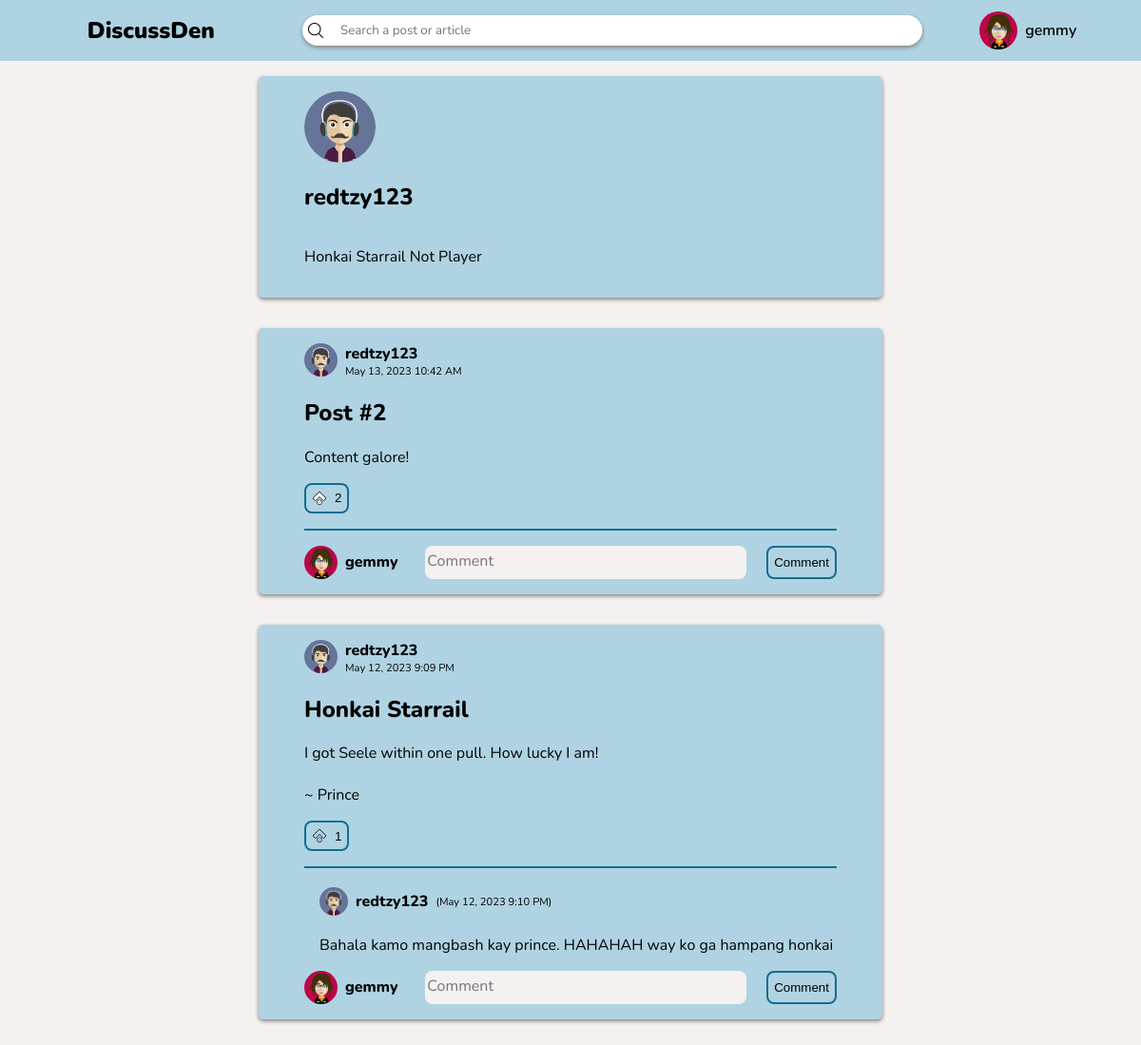
Screenshot of /profile-visit.php?user_id=2 (signed in) with the database file from the repository.
### tables this page shows
CREATE TABLE users (user_id INTEGER PRIMARY KEY AUTOINCREMENT, username TEXT UNIQUE NOT NULL, password TEXT NOT NULL, recent_searches, description TEXT DEFAULT "The user does not have a description" NOT NULL, profile_src TEXT DEFAULT black NOT NULL ON CONFLICT REPLACE);

CREATE TABLE posts (id INTEGER PRIMARY KEY AUTOINCREMENT NOT NULL UNIQUE, user_id INTEGER REFERENCES users (user_id) NOT NULL, title TEXT NOT NULL, content TEXT NOT NULL, date, likes);

CREATE TABLE comments (comment_id INTEGER PRIMARY KEY AUTOINCREMENT UNIQUE NOT NULL, post_id INTEGER REFERENCES posts (id) ON DELETE NO ACTION NOT NULL, name TEXT, content TEXT NOT NULL, date);

### profile-visit.php (the view, shortened to what this page needs)
<!DOCTYPE html>
<html lang="en">
<head>
    <link rel="stylesheet" href="header.css">
    <link rel="stylesheet" href="post-boxes.css">
    <link rel="stylesheet" href="profile.css">
</head>
<body>
    <?php
        include "header.php";
        $stmt = $db -> prepare('SELECT * FROM users WHERE user_id = :user');
        $stmt -> bindParam(':user', $_GET['user_id']);
        $stmt -> execute();
        $user = $stmt -> fetch(PDO::FETCH_ASSOC);
        $user_name = $user['username'];
        $user_description = $user['description']
    ?>
    <section class="post-section" id="main-profile">
        <div class="post-container">
            <svg width=75 height=75>
                <defs>
                    <clipPath id="avatar-clip" clipPathUnits="objectBoundingBox" >
                        <circle cx=0.5 cy=0.5 r=0.5 />
                    </clipPath>
                </defs>
                <image href="<?php echo $user['profile_src'] ?>" width=100% height=100% clip-path="url(#avatar-clip)" />
            </svg>
            <h2 class="username"><?php echo $user_name ?></h2>
            <p id="description"><?php echo $user_description ?></p>
        </div>
        <?php
        $stmt = $db -> prepare('SELECT * FROM posts WHERE user_id = :user');
        $stmt -> bindParam(':user', $_GET['user_id']);
        $stmt -> execute();
        $posts = $stmt -> fetchAll(PDO::FETCH_ASSOC);
        foreach (array_reverse($posts) as $post) {
            $stmt = $db -> prepare('SELECT * FROM users WHERE user_id = :userID');
            $stmt -> bindParam(':userID', $post['user_id'], PDO::PARAM_INT);
            $stmt -> execute();
            $post_user = $stmt -> fetch(PDO::FETCH_ASSOC);
            echo    '<div class="post-container">
                        <div class="post-user">
                            <svg width=35 height=35>
                                <image href="' . $post_user['profile_src'] . '" x=0 y=0 width=35 height=35 clip-path="url(#avatar-clip)" />
                            </svg>
                            <h4 class="username">' . $post_user['username'] . '</h4>
                            <p>' . $post['date'] . '</p>
                        </div>
                        <div class="post-content">
                            <h2>' . $post['title'] . '</h2>
                            <p>' . $post['content'] . '</p>';
            if (isset($_SESSION['username'])) {
                echo '<button class="like" data-id="' . $post['id'] . '">';
                if (($likes = json_decode($post['likes'])) !== NULL) {
                    echo '<p class="likes">' . count(json_decode($post['likes'])) . '</p>';
                }
                    echo '<img class="like-state" ';
                        if(!((array_search($_SESSION['username'], json_decode($post['likes']))) === false)) {
                            echo 'src="img/upvote-filled.png"';
                        } else {
                            echo 'src="img/upvote-nofill.png"';
                        }
                    echo '/>
                </button>';
            } else {
                echo '<button disabled>Like</button>';
            }
            echo '</div><hr>';
            $stmt = $db -> prepare('SELECT * FROM comments WHERE post_id = :post_id');
            $stmt -> bindParam(':post_id', $post['id'], PDO::PARAM_INT);
            $stmt -> execute();
            $comments = $stmt -> fetchAll(PDO::FETCH_ASSOC);
            foreach ($comments as $comment) {
                $stmt = $db -> prepare('SELECT * FROM users WHERE username = :user');
                $stmt -> bindParam(':user', $comment['name'], PDO::PARAM_STR);
                $stmt -> execute();
                $comment_user = $stmt -> fetch(PDO::FETCH_ASSOC);
                echo    '<div class="comment-container">
                            <div>
                                <svg width=30 height=30>
                                    <image href="' . $comment_user['profile_src'] . '" width=100% height=100% clip-path="url(#avatar-clip)" />
                                </svg>';
                                echo '<h4 class="username">' . $comment['name'] . '</h4>';
                                echo '<p>(' . $comment['date'] . ')</p>
                            </div>
                            <p>' . $comment['content'] . '</p>
                        </div>';
            }
            echo '
                    <form class="comment-box">
                        <input type="hidden" name="post_id" value="' . $post['id'] . '">
                ';
            if (isset($_SESSION['username'])) {
                echo '
                        <input type="hidden" name="username" value="' . $_SESSION['username'] . '">
                        <div>
                            <svg width=35 height=35>
                                <image href="' . $user_profile . '" width=100% height=100% clip-path="url(#avatar-clip)" />
                            </svg>
                            <h4 class="username">' . $_SESSION['username'] . '</h4>
                        </div>
                        <textarea name="comment" placeholder="Comment"></textarea>
                        <input type="submit" value="Comment">
                        ';
            } else {
                echo '
                        <input type="hidden" name="username" value="Anonymous">
            '; }
            echo '</form></div>';
        }
    ?>
    </section>
</body>
</html>

### header.css (style rules this page uses)
body { background-color: var(--color-4); margin: 0; overflow-y: overlay; }

### post-boxes.css (style rules this page uses)
.post-section { width: calc(100% - 30rem); display: flex; flex-direction: column; margin-inline: auto; margin-bottom: 2rem; }
.post-container { background-color: var(--color-3); display: flex; flex-direction: column; position: relative; margin: 2rem 2rem 0; padding: 1rem 3rem; border-radius: 0.3rem; box-shadow: 0 2px 4px 0 gray; font-family: var(--font); overflow-x: hidden; }
h4.username { margin: 0; margin-inline: 0.5rem; }
.post-container hr { border: none; width: 100%; height: 2px; background-color: var(--color-1); margin-block: 1rem; }
.post-user { display: grid; grid-template-rows: auto auto; grid-template-columns: auto auto; width: fit-content; }
.post-user * { grid-column: 2; margin: 0; }
.post-user svg { grid-column: 1; grid-row: 1 / span 2; }
.post-user p { font-size: 0.7rem; margin-left: 0.5rem; }
button.like { display: flex; flex-direction: row-reverse; align-items: center; column-gap: 0.5rem; background-color: transparent; border: 2px solid var(--color-1); border-radius: 0.5rem; height: 2rem; }
img.like-state { max-width: 1rem; }
.comment-container { margin-left: 1rem; }
.comment-container > div { display: flex; align-items: center; }
.comment-container > div > p { font-size: 0.7rem; }
form.comment-box { display: flex; align-items: flex-end; --height: 35px; }
form.comment-box div { display: flex; align-items: center; }
form.comment-box input[type="submit"] { box-sizing: border-box; height: var(--height); background-color: transparent; border-radius: 0.5rem; border: 2px solid var(--color-1); transition: 50ms; }
form.comment-box textarea { resize: none; margin-inline: 1.3rem; border-radius: 0.5rem; padding-block: calc(var(--height) / 7); flex-grow: 1; box-sizing: border-box; overflow-y: hidden; height: var(--height); min-height: var(--height); font-family: var(--font); font-size: 1rem; background-color: var(--color-4); border-radius: 0.5rem; border: none; }

### profile.css (style rules this page uses)
#main-profile { margin-top: 3rem; }
#description { word-break: break-word; }

### main-vars.css (style rules this page uses)
html { color-scheme: light dark; --font: "Nunito", system-ui; }
@media (prefers-color-scheme:light) { html { --color-1: #146C94; --color-2: #19A7CE; --color-3: #AFD3E2; --color-4: #F6F1F1; } }

### rows the page displays
users: username "redtzy123", description "Honkai Starrail Not Player"
posts: user.username "redtzy123", date "May 13, 2023 10:42 AM", title "Post #2", content "Content galore!", likes "2"
posts: user.username "redtzy123", date "May 12, 2023 9:09 PM", title "Honkai Starrail", content "I got Seele within one pull. How lucky I am! ~ Prince", likes "1"
comments: name "redtzy123", date "May 12, 2023 9:10 PM", content "Bahala kamo mangbash kay prince. HAHAHAH way ko ga hampang honkai"

### other values shown
$_SESSION['username'] "gemmy"
